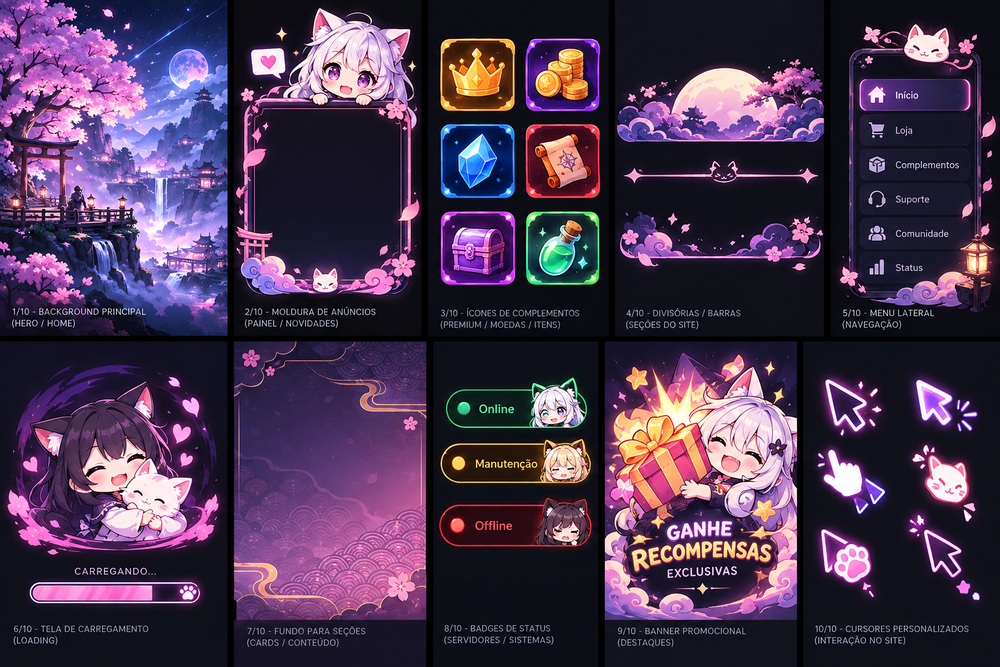
#> input picture Kit de Interface Chibi Neon para chibi.gg-1.png, 1000 x 667 px, shrunk from 1536 x 1024 before the run
$ python -i gold.py   (imports and definitions only)
#> lines starting #> are read from the running program, lines starting #| are printed output that depends on the picture; after the words box and inside, x2 and y2 are one past the last pixel; in counts of white or black regions, pixels touching at a corner belong together
from __future__ import annotations
import cv2
import numpy as np

def isolate_gold(path: str, output: str) -> dict[str,int]:
#> called with output = 'out.png'
    image=cv2.imread(path); hsv=cv2.cvtColor(image,cv2.COLOR_BGR2HSV); mask=cv2.inRange(hsv,(12,35,120),(45,255,255)); mask=cv2.morphologyEx(mask,cv2.MORPH_CLOSE,np.ones((2,2),np.uint8))
#> in isolate_gold, image is the input picture: shape (667, 1000, 3); mean B, G, R 80.6, 54, 73.8
#> after `hsv = cv2.cvtColor(image, cv2.COLOR_BGR2HSV)`: hsv: shape (667, 1000, 3); mean H, S, V 120.8, 118.5, 89.7
#> after `mask = cv2.inRange(hsv, (12, 35, 120), (45, 255, 255))`:
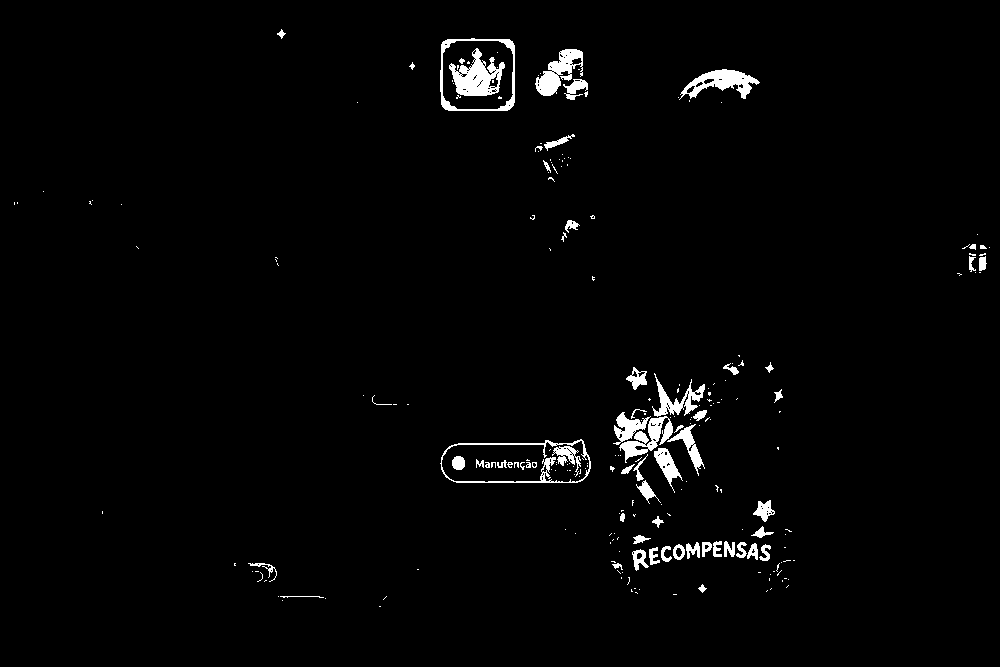
#> mask: shape (667, 1000); 2% white; 233 white regions (171 under 20 px), largest, box (x1, y1, x2, y2) and area: (449, 48, 505, 96) 1393, (679, 69, 760, 100) 1092, (535, 49, 583, 96) 1055
#> after `mask = cv2.morphologyEx(mask, cv2.MORPH_CLOSE, np.ones((2, 2), np.uint`:
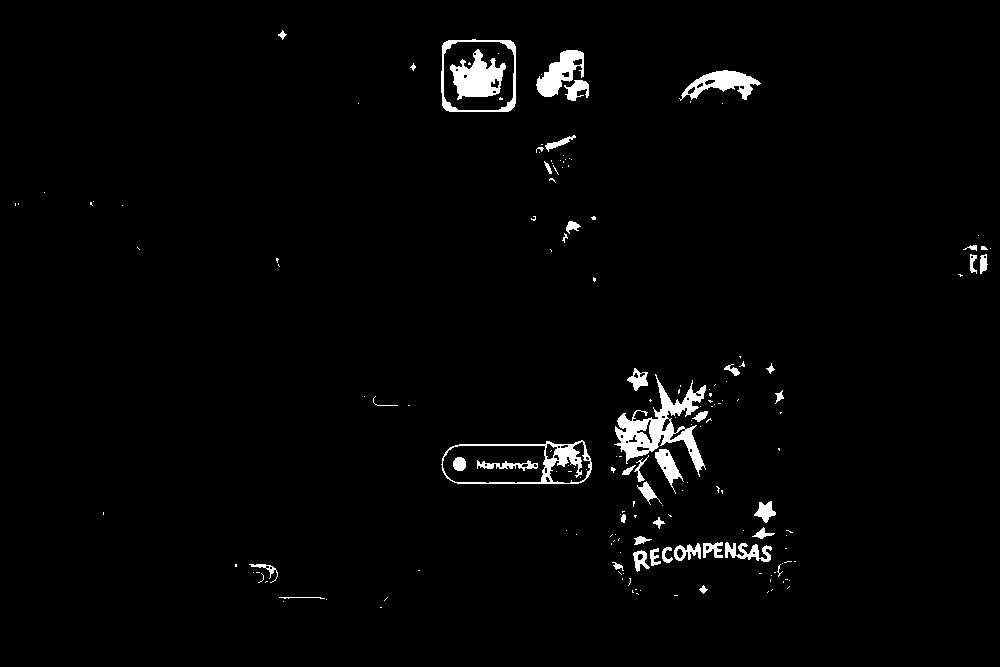
#> mask: shape (667, 1000); 2.1% white; 173 white regions (127 under 20 px), largest, box (x1, y1, x2, y2) and area: (614, 374, 706, 477) 2907, (450, 49, 506, 100) 1575, (441, 440, 592, 484) 1374
    count,_,stats,_=cv2.connectedComponentsWithStats(mask)
#> count = 174; stats = 174 rows, first 6: [0, 0, 1000, 667, 652714], [278, 30, 9, 10, 39], [441, 39, 75, 73, 862], [450, 49, 56, 51, 1575], [536, 50, 48, 47, 1133], [498, 53, 1, 1, 1]
    candidates=[row for row in stats[1:] if row[3]>=8 and row[3]<=image.shape[0]*.9 and row[2]>=2 and row[4]>=12]
#> candidates = 44 items, first 6: [278, 30, 9, 10, 39], [441, 39, 75, 73, 862], [450, 49, 56, 51, 1575], [536, 50, 48, 47, 1133], [410, 63, 6, 8, 22], [679, 70, 82, 31, 1113]
    if not candidates:return {"found":count-1,"selected":0}
    x=min(row[0] for row in candidates);y=min(row[1] for row in candidates);r=max(row[0]+row[2] for row in candidates);b=max(row[1]+row[3] for row in candidates)
#> after `x = min((row[0] for row in candidates))`: x = 249
#> after `y = min((row[1] for row in candidates))`: y = 30
#> after `r = max((row[0] + row[2] for row in candidates))`: r = 988
#> after `b = max((row[1] + row[3] for row in candidates))`: b = 594
    crop=image[max(0,y-3):min(image.shape[0],b+3),max(0,x-3):min(image.shape[1],r+3)];cv2.imwrite(output,crop)
#> after `crop = image[max(0, y - 3):min(image.shape[0], b + 3), max(0, x - 3):m`:
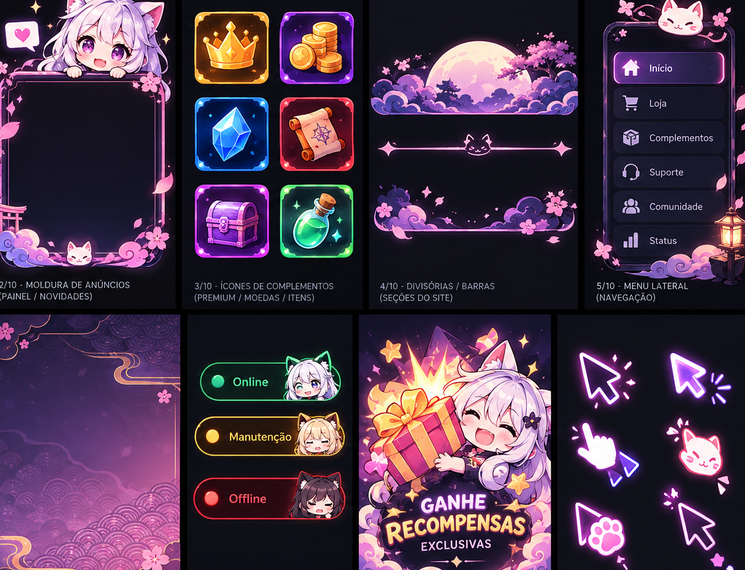
#> crop: shape (570, 745, 3); mean B, G, R 76.6, 54.8, 76.2
    return {"found":count-1,"selected":len(candidates)}

>>> result = isolate_gold('../../../Kit de Interface Chibi Neon para chibi.gg-1.png', 'out.png')
#> result = {'found': 173, 'selected': 44}
